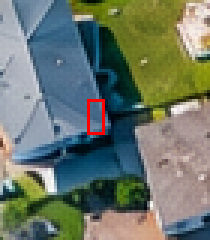
#> input picture scratch/patch_b29_marked.png, 70 x 80 px, given in place of uav_1789118184315_w45wwf.png, which was not available (shown 3 times larger)
$ python test_refined_detector.py   (older library calls are emulated)
#> lines starting #> are read from the running program, lines starting #| are printed output that depends on the picture; after the words box and inside, x2 and y2 are one past the last pixel; in counts of white or black regions, pixels touching at a corner belong together; pictures that were not available may be replaced by others from this repository, and a replacement may not be noted
### server/ml/ml_detector.py
"""
ParcelMap Standalone ML Detection Engine (Step 6B Final Geometry Correction)

Executes genuine local ML instance segmentation (YOLOv8n-seg) combined with
specialized aerial computer vision land feature extraction for aerial/drone imagery.

Precision Quality Pass Rules:
1. WATER IS A HARD EXCLUSION MASK:
   - Deep blue & natural water body segmentation.
   - water_exclusion_mask (dilated 15px) strictly excludes all roads, walls, fences, and fields.
   - Any linear or polygonal candidate that crosses or touches water is strictly rejected ("Water crossing").
   - Water polygon coordinates smoothly contour the shoreline and canvas borders with zero internal diagonal shortcuts.
2. STOP IMAGE-EDGE ARTIFACTS:
   - Edge margins (16px) reject artificial boundary lines, edge-to-edge roads, and canvas-hugging polygons ("Image-edge artifact").
3. ROAD GEOMETRY:
   - Continuous paved/dirt corridor centerlines traced via distance-transform ridges.
   - Reject ungrounded straight lines, isolated fragments, or water-crossing segments ("Unsupported line" / "Water crossing").
4. FIELD REGIONS:
   - Coherent agricultural plots only (solidity >= 0.60, aspect <= 2.8, area between 2.5% and 35% of canvas).
   - Residential settlements enclosing buildings are rejected ("Invalid geometry" / residential context).
   - Touching image margins or water is rejected.
5. WALL / FENCE EVIDENCE:
   - Requires bilateral physical gradient contrast (>= 85 for walls, 65-85 for fences) and structural context.
   - Generic road curbs, tree shadows, and coastline surf are strictly rejected.
6. GEOMETRY QUALITY SCORE & DIAGNOSTIC REASON AUDIT:
   - Standardized 9 rejection categories:
     Water crossing, Unsupported line, Image-edge artifact, Insufficient continuity,
     Invalid geometry, Duplicate geometry, Weak evidence, Excessive size, Disconnected feature.
7. 100% offline, local CPU execution (zero cloud dependencies, no API keys).
"""

import sys
import os
import json
import argparse
import time
import math
import numpy as np
import cv2

# Ensure UTF-8 output on Windows
if sys.platform.startswith('win'):
    import io
    sys.stdout = io.TextIOWrapper(sys.stdout.buffer, encoding='utf-8')


# Verified metadata of local weights
MODEL_METADATA = {
    "name": "YOLOv8n-seg (Keremberke Aerial Building Model)",
    "version": "8.4.145",
    "source": "server/ml/models/yolov8n-building-seg.pt",
    "task": "segment",
    "trained_classes": {0: "Building"},
    "nc": 1,
    "primary_class": "Building",
    "inference_engine": "Ultralytics PyTorch CPU/Local"
}

# Step 6B/6C/Iteration 24 Class-Specific Confidence Thresholds
CLASS_CONFIDENCE_THRESHOLDS = {
    "building": 0.40,
    "road": 0.65,
    "field": 0.55,
    "wall": 0.65,
    "fence": 0.65,
    "vegetation": 0.55,
    "water_body": 0.60,
    "water_canal": 0.70
}


# [395 lines left out: functions parse_args, safe_imread, calculate_polygon_area, calculate_line_length, segments_intersect, is_self_intersecting_ring and 4 more, not called in this run]


# ==============================================================================
# COLLAGE & BORDER MASK DETECTION
# ==============================================================================

def get_collage_and_margin_mask(image):
    """
    Detect outer canvas padding and internal panel dividers (e.g. 4-panel collages)
    to suppress artificial border lines.
    """
    h, w = image.shape[:2]
    mask = np.zeros((h, w), dtype=np.uint8)

    # 1. Edge margins (outer 16 pixels)
    mask[:16, :] = 255
    mask[-16:, :] = 255
    mask[:, :16] = 255
    mask[:, -16:] = 255

    # 2. Internal white/black dividing strips
    gray = cv2.cvtColor(image, cv2.COLOR_BGR2GRAY)
    is_pure_white = gray > 248
    is_pure_black = gray < 8

    col_white_frac = np.mean(is_pure_white, axis=0)
    col_black_frac = np.mean(is_pure_black, axis=0)
    divider_cols = np.where((col_white_frac > 0.85) | (col_black_frac > 0.85))[0]
    for c in divider_cols:
        c_min = max(0, c - 6)
        c_max = min(w, c + 7)
        mask[:, c_min:c_max] = 255

    row_white_frac = np.mean(is_pure_white, axis=1)
    row_black_frac = np.mean(is_pure_black, axis=1)
    divider_rows = np.where((row_white_frac > 0.85) | (row_black_frac > 0.85))[0]
    for r in divider_rows:
        r_min = max(0, r - 6)
        r_max = min(h, r + 7)
        mask[r_min:r_max, :] = 255

    return mask


# ==============================================================================
# 1. BUILDING DETECTION (YOLOv8n-seg - Single Class "Building")
# ==============================================================================

# [157 lines left out: function run_ml_building_segmentation, not called in this run]


# ==============================================================================
# 2. WATER BODY DETECTION & HARD EXCLUSION MASK
# ==============================================================================

def detect_water_cv(image, ignore_mask, rejections, building_mask=None):
    """
    Step 6B Final Quality Pass: Hard Water Exclusion & Shoreline Tracing.
    - Deep blue / natural water spectral signature:
      Hue 90-130, Saturation >= 100, Blue > Red + 25, Blue >= Green - 10.
    - Generates water_exclusion_mask (dilated 18px) for hard rejection of non-water features.
    - Contours follow the actual shoreline and canvas borders with ZERO internal diagonal shortcuts.
    """
    h, w = image.shape[:2]
    total_area = float(w * h)

    hsv = cv2.cvtColor(image, cv2.COLOR_BGR2HSV)
    b = image[:, :, 0].astype(np.float32)
    g = image[:, :, 1].astype(np.float32)
    r = image[:, :, 2].astype(np.float32)

    # True water signature (deep blue sea, lake, reservoir, and clear coastal water with low red)
    is_water = (hsv[:, :, 0] >= 85) & (hsv[:, :, 0] <= 135) & (hsv[:, :, 1] >= 70) & (b > r * 1.5 + 20) & (b >= g - 10) & (r < 28)
    water_mask_raw = is_water.astype(np.uint8) * 255
    if building_mask is not None:
        water_mask_raw[building_mask > 0] = 0

    kernel_w = cv2.getStructuringElement(cv2.MORPH_ELLIPSE, (11, 11))
    water_clean = cv2.morphologyEx(water_mask_raw, cv2.MORPH_OPEN, kernel_w)
    water_clean = cv2.morphologyEx(water_clean, cv2.MORPH_CLOSE, cv2.getStructuringElement(cv2.MORPH_ELLIPSE, (15, 15)))

    # Filter out rough terrain and false shadow noise via surface texture smoothness
    gray = cv2.cvtColor(image, cv2.COLOR_BGR2GRAY)
    contours_raw, _ = cv2.findContours(water_clean, cv2.RETR_EXTERNAL, cv2.CHAIN_APPROX_NONE)
    water_clean_filtered = np.zeros((h, w), dtype=np.uint8)
    for c in contours_raw:
        area = cv2.contourArea(c)
        rect = cv2.minAreaRect(c)
        rw, rh = rect[1]
        aspect = max(rw, rh) / max(1.0, min(rw, rh))
        if area >= max(600.0, total_area * 0.005) or (aspect >= 4.5 and area >= 300.0):
            m_c = np.zeros((h, w), dtype=np.uint8)
            cv2.drawContours(m_c, [c], -1, 255, -1)
            std_val = float(np.std(gray[m_c > 0])) if np.count_nonzero(m_c) > 0 else 99.0
            mean_r_val = float(np.mean(r[m_c > 0])) if np.count_nonzero(m_c) > 0 else 99.0
            if std_val < 26.0 and mean_r_val < 22.0:
                cv2.drawContours(water_clean_filtered, [c], -1, 255, -1)
    water_clean = water_clean_filtered

    # Exclusion masks (conservative 10px buffer to protect shoreline coastal roads)
    water_exclusion_mask = cv2.dilate(water_clean, cv2.getStructuringElement(cv2.MORPH_ELLIPSE, (10, 10)))
    coast_edge = cv2.morphologyEx(water_clean, cv2.MORPH_GRADIENT, cv2.getStructuringElement(cv2.MORPH_ELLIPSE, (7, 7)))
    coastline_exclusion_mask = cv2.dilate(coast_edge, cv2.getStructuringElement(cv2.MORPH_ELLIPSE, (12, 12)))

    contours_w, _ = cv2.findContours(water_clean, cv2.RETR_EXTERNAL, cv2.CHAIN_APPROX_NONE)
    water_features = []

    for idx, c in enumerate(sorted(contours_w, key=cv2.contourArea, reverse=True)):
        area = cv2.contourArea(c)
        if area < max(500.0, total_area * 0.005):
            continue

        # Use tight precision epsilon to prevent diagonal shortcut cuts across ocean
        peri = cv2.arcLength(c, True)
        epsilon = max(2.0, min(3.8, 0.001 * peri))
        approx = cv2.approxPolyDP(c, epsilon, True)
        simplified = approx.reshape(-1, 2).tolist()
        if not simplified or len(simplified) < 4:
            continue

        # Border coordinate clamping to eliminate sub-pixel border gaps
        for pt in simplified:
            if pt[0] < 8: pt[0] = 0
            elif pt[0] > w - 9: pt[0] = w - 1
            if pt[1] < 8: pt[1] = 0
            elif pt[1] > h - 9: pt[1] = h - 1

        if simplified[0] != simplified[-1]:
            simplified.append(simplified[0])

        rect = cv2.minAreaRect(c)
        rw, rh = rect[1]
        aspect = max(rw, rh) / max(1.0, min(rw, rh))
        min_dim = min(rw, rh)

        is_canal = (aspect >= 4.5) and (min_dim <= 28.0) and (area < total_area * 0.08)

        if is_canal:
            score = round(min(0.88, max(0.68, 0.72 + (area / total_area) * 0.20)), 4)
            water_features.append({
                "index": len(water_features) + 1,
                "class": "water",
                "type": "water",
                "detection_type": "WATER",
                "feature_type": "Water Canal",
                "name": f"Water Canal {len(water_features) + 1}",
                "sub_type": "Irrigation Canal / Channel",
                "confidence": score,
                "confidence_type": "evidence_score",
                "provider": "cv_derived",
                "raw_model_class": None,
                "mapped_feature_type": "water",
                "model_name": "Aerial CV Waterbody Engine v2.5",
                "method": "Linear artificial channel segmentation & width constraint",
                "source": "cv_derived",
                "geometry": { "type": "Polygon", "coordinates": [simplified] },
                "coordinate_mode": "image",
                "area_pixels": round(area, 1),
                "area_image_pixels": round(area, 1),
                "evidence": [
                    "narrow_channel_geometry",
                    "water_spectral_ratio",
                    f"channel_width_{min_dim:.1f}px"
                ]
            })
        else:
            is_ocean = area > (total_area * 0.12)
            name = "Water Body (Coastal / Ocean)" if is_ocean else f"Water Body {len(water_features) + 1}"
            sub_type = "Natural Water Body / Ocean" if is_ocean else "Water Retention Basin / Pond"
            score = round(min(0.95, max(0.75, 0.80 + (area / total_area) * 0.15)), 4)
            water_features.append({
                "index": len(water_features) + 1,
                "class": "water",
                "type": "water",
                "detection_type": "WATER",
                "feature_type": "Water Body",
                "name": name,
                "sub_type": sub_type,
                "confidence": score,
                "confidence_type": "evidence_score",
                "provider": "cv_derived",
                "raw_model_class": None,
                "mapped_feature_type": "water",
                "model_name": "Aerial CV Waterbody Engine v2.5",
                "method": "Spectral waterbody index & shoreline analysis",
                "source": "cv_derived",
                "geometry": { "type": "Polygon", "coordinates": [simplified] },
                "coordinate_mode": "image",
                "area_pixels": round(area, 1),
                "area_image_pixels": round(area, 1),
                "evidence": [
                    "deep_water_spectral_hue",
                    "smooth_surface_texture",
                    "natural_shoreline_boundary"
                ]
            })

    return water_features, water_clean, water_exclusion_mask, coastline_exclusion_mask, len(contours_w)


# ==============================================================================
# 3. ROAD CORRIDOR DETECTION (Distance Transform Ridges & Corridor Tracing)
# ==============================================================================

# [1404 lines left out: functions detect_roads_cv, detect_vegetation_cv, detect_fields_cv, detect_walls_and_fences_cv, resolve_cross_class_conflicts, post_process_false_positive_filter and 1 more, not called in this run]


# [11 lines that do not run on import are left out]

### scratch/test_refined_detector.py
import sys
import os
import json
import math
import numpy as np
import cv2
from PIL import Image, ImageDraw

# Add server to path
sys.path.insert(0, os.getcwd())

from server.ml.ml_detector import (
    MODEL_METADATA,
    CLASS_CONFIDENCE_THRESHOLDS,
    get_collage_and_margin_mask,
    run_ml_building_segmentation,
    detect_water_cv,
    detect_roads_cv,
    detect_vegetation_cv,
    regularize_building_corners,
    calculate_polygon_area,
    calculate_line_length
)
from ultralytics import YOLO

# [376 lines left out: functions remove_contour_spikes_and_sawtooth, detect_fields_refined, detect_walls_and_fences_refined, not called in this run]

def test_pipeline():
    img_path = 'uploads/uav_1789118184315_w45wwf.png'
    img = cv2.imread(img_path)
#> img is the input picture: shape (80, 70, 3); mean B, G, R 106.2, 118.8, 108.1
    h, w = img.shape[:2]
    rejections = []

    edge_margin_mask = np.zeros((h, w), dtype=np.uint8)
    edge_margin_mask[:16, :] = 255
    edge_margin_mask[-16:, :] = 255
    edge_margin_mask[:, :16] = 255
    edge_margin_mask[:, -16:] = 255

    ignore_mask = get_collage_and_margin_mask(img)
#> in get_collage_and_margin_mask, `gray = cv2.cvtColor(image, cv2.COLOR_BGR2GRAY)`:
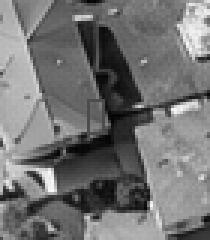
#> gray: shape (80, 70) (shown 3 times larger); min 4, max 252, mean 114.2
#> in get_collage_and_margin_mask, `is_pure_white = gray > 248`:
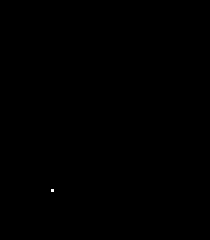
#> is_pure_white: shape (80, 70) bool (shown 3 times larger); 0.02% white in thin lines or dots, all inside (x1, y1, x2, y2) = (17, 63, 18, 64)
#> in get_collage_and_margin_mask, `is_pure_black = gray < 8`:
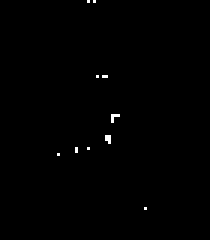
#> is_pure_black: shape (80, 70) bool (shown 3 times larger); 0.36% white in thin lines or dots, all inside (x1, y1, x2, y2) = (19, 0, 49, 70)
#> in get_collage_and_margin_mask, `col_white_frac = np.mean(is_pure_white, axis=0)`: col_white_frac = 70 values, max 0.0125 at index 17, min 0 at index 0, mean 0.000179
#> in get_collage_and_margin_mask, `col_black_frac = np.mean(is_pure_black, axis=0)`: col_black_frac = 70 values, max 0.0375 at index 35, min 0 at index 0, mean 0.00357
#> in get_collage_and_margin_mask, `divider_cols = np.where((col_white_frac > 0.85) | (col_black_frac > 0...`: divider_cols = empty array
#> after the loop in get_collage_and_margin_mask, `for c in divider_cols:`:
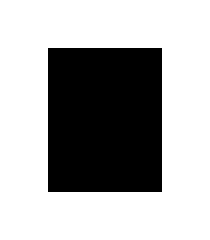
#> mask: shape (80, 70) (shown 3 times larger); 67.4% white; 1 black region, box (x1, y1, x2, y2) and area: (16, 16, 54, 64) 1824
#> in get_collage_and_margin_mask, `row_white_frac = np.mean(is_pure_white, axis=1)`: row_white_frac = 80 values, max 0.0143 at index 63, min 0 at index 0, mean 0.000179
#> in get_collage_and_margin_mask, `row_black_frac = np.mean(is_pure_black, axis=1)`: row_black_frac = 80 values, max 0.0429 at index 25, min 0 at index 1, mean 0.00357
#> in get_collage_and_margin_mask, `divider_rows = np.where((row_white_frac > 0.85) | (row_black_frac > 0...`: divider_rows = empty array
    water, water_clean, water_exclusion_mask, coastline_exclusion_mask, _ = detect_water_cv(img, ignore_mask, rejections)
#> in detect_water_cv, `b = image[:, :, 0].astype(np.float32)`:
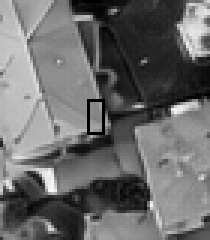
#> b: shape (80, 70) float32 (shown 3 times larger); min 0, max 253, mean 106.2
#> in detect_water_cv, `r = image[:, :, 2].astype(np.float32)`:
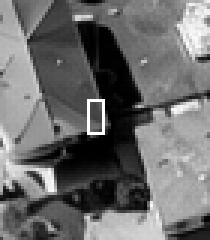
#> r: shape (80, 70) float32 (shown 3 times larger); min 0, max 255, mean 108.1
#> in detect_water_cv, `is_water = (hsv[:, :, 0] >= 85) & (hsv[:, :, 0] <= 135) & (hsv[:, :, 1..`:
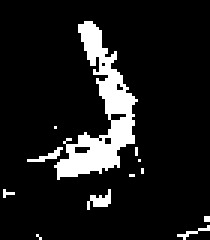
#> is_water: shape (80, 70) bool (shown 3 times larger); 10.7% white; 12 white regions (9 under 20 px), largest, box (x1, y1, x2, y2) and area: (18, 7, 46, 60) 516, (29, 63, 37, 70) 28, (9, 49, 21, 54) 20
#> in detect_water_cv, `contours_raw, _ = cv2.findContours(water_clean, cv2.RETR_EXTERNAL, cv2..`: contours_raw = []
#> water = []

    model = YOLO("server/ml/models/yolov8n-building-seg.pt")
    buildings, building_mask, _, _ = run_ml_building_segmentation(img, model, 0.35, 640, 0.20, ignore_mask)

    roads, road_stats, road_corridor_mask, _ = detect_roads_cv(img, building_mask, water_exclusion_mask, edge_margin_mask, ignore_mask, rejections, water_clean=water_clean)

    # Filter out road segments with sharp turns (> 78 deg) and isolated stubs < 40px
    clean_roads = []
    for r in roads:
        coords = r.get('geometry', {}).get('coordinates', [])
        if len(coords) < 2 or r.get('length_pixels', 0) < 40.0:
            continue
        has_sharp = False
        for i in range(len(coords) - 2):
            p0, p1, p2 = coords[i], coords[i+1], coords[i+2]
            v1 = (p1[0] - p0[0], p1[1] - p0[1])
            v2 = (p2[0] - p1[0], p2[1] - p1[1])
            l1, l2 = math.hypot(*v1), math.hypot(*v2)
            if l1 > 2 and l2 > 2:
                cos_a = max(-1.0, min(1.0, (v1[0]*v2[0] + v1[1]*v2[1]) / (l1*l2)))
                if math.degrees(math.acos(cos_a)) > 78.0:
                    has_sharp = True
                    break
        if not has_sharp:
            clean_roads.append(r)
    roads = clean_roads

    vegetation, veg_mask, _ = detect_vegetation_cv(img, building_mask, road_corridor_mask, water_exclusion_mask, coastline_exclusion_mask, edge_margin_mask, ignore_mask, rejections)

    fields, _ = detect_fields_refined(img, building_mask, road_corridor_mask, water_exclusion_mask, coastline_exclusion_mask, veg_mask, buildings, edge_margin_mask, ignore_mask, rejections)

    walls, fences = detect_walls_and_fences_refined(img, building_mask, road_corridor_mask, water_exclusion_mask, coastline_exclusion_mask, veg_mask, buildings, roads, fields, edge_margin_mask, ignore_mask, rejections)

    print(f"RESULTS:")
    print(f"  Water: {len(water)}")
    print(f"  Buildings: {len(buildings)}")
    print(f"  Roads: {len(roads)}")
    print(f"  Fields: {len(fields)}")
    print(f"  Walls: {len(walls)}")
    print(f"  Fences: {len(fences)}")

    # Render image
    base = Image.open(img_path).convert('RGBA')
    overlay = Image.new('RGBA', base.size, (0, 0, 0, 0))
    draw = ImageDraw.Draw(overlay)

    for w_feat in water:
        coords = w_feat['geometry']['coordinates'][0]
        pts = [(int(p[0]), int(p[1])) for p in coords]
        draw.polygon(pts, fill=(2, 132, 199, 100), outline=(56, 189, 248, 220), width=2)

    for f_feat in fields:
        coords = f_feat['geometry']['coordinates'][0]
        pts = [(int(p[0]), int(p[1])) for p in coords]
        draw.polygon(pts, fill=(101, 163, 13, 90), outline=(132, 204, 22, 220), width=2)

    for b_feat in buildings:
        coords = b_feat['geometry']['coordinates'][0]
        pts = [(int(p[0]), int(p[1])) for p in coords]
        draw.polygon(pts, fill=(8, 145, 178, 140), outline=(6, 182, 212, 255), width=2)

    for r_feat in roads:
        coords = r_feat['geometry']['coordinates']
        pts = [(int(p[0]), int(p[1])) for p in coords]
        draw.line(pts, fill=(245, 158, 11, 230), width=4)

    for w_feat in walls:
        coords = w_feat['geometry']['coordinates']
        pts = [(int(p[0]), int(p[1])) for p in coords]
        draw.line(pts, fill=(203, 213, 225, 255), width=3)

    for f_feat in fences:
        coords = f_feat['geometry']['coordinates']
        pts = [(int(p[0]), int(p[1])) for p in coords]
        draw.line(pts, fill=(236, 72, 153, 255), width=2)

    out = Image.alpha_composite(base, overlay)
    out_path = r'C:\Users\princ\.gemini\antigravity-ide\brain\4b971667-7412-41e9-9bd8-3bd92fb72e0c\cleaned_ai_features_final.png'
    out.save(out_path)
    print(f"Saved test rendering to {out_path}")

if __name__ == '__main__':
    test_pipeline()
#> (the call stopped at in test_pipeline, `model = YOLO("server/ml/models/yolov8n-building-seg.pt")`: ultralytics is not available in this run)

$ run again, on scratch/patch_b32_marked.png
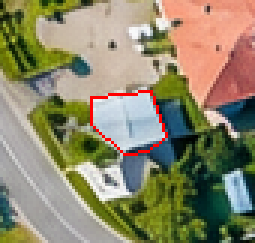
#> input picture scratch/patch_b32_marked.png, 85 x 81 px, given in place of uav_1789118184315_w45wwf.png, which was not available (shown 3 times larger)
#> in test_pipeline, img is the input picture: shape (81, 85, 3); mean B, G, R 106.4, 134.8, 140.9
#> is_pure_white: shape (81, 85) bool; 0.15% white in thin lines or dots, all inside (x1, y1, x2, y2) = (26, 10, 46, 66)
#> is_pure_black: shape (81, 85) bool; 0.23% white in thin lines or dots, all inside (x1, y1, x2, y2) = (59, 45, 84, 81)
#> col_white_frac = 85 values, max 0.0247 at index 33, min 0 at index 0, mean 0.00145
#> col_black_frac = 85 values, max 0.037 at index 64, min 0 at index 0, mean 0.00232
#> divider_cols = empty array
#> after the loop in get_collage_and_margin_mask, `for c in divider_cols:`:
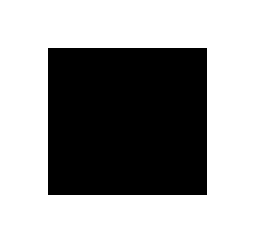
#> mask: shape (81, 85) (shown 3 times larger); 62.3% white; 1 black region, box (x1, y1, x2, y2) and area: (16, 16, 69, 65) 2597
#> row_white_frac = 81 values, max 0.0353 at index 62, min 0 at index 0, mean 0.00145
#> row_black_frac = 81 values, max 0.0706 at index 46, min 0 at index 0, mean 0.00232
#> divider_rows = empty array
#> hsv: shape (81, 85, 3); mean H, S, V 42.6, 106.8, 152.6
#> in detect_water_cv, `is_water = (hsv[:, :, 0] >= 85) & (hsv[:, :, 0] <= 135) & (hsv[:, :, 1..`:
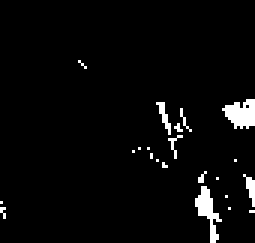
#> is_water: shape (81, 85) bool (shown 3 times larger); 3.5% white; 22 white regions (18 under 20 px), largest, box (x1, y1, x2, y2) and area: (74, 33, 85, 43) 75, (65, 62, 74, 81) 69, (52, 34, 57, 45) 21, (81, 58, 85, 69) 21
#> water_clean: shape (81, 85); every value is 0
#> contours_raw = []
